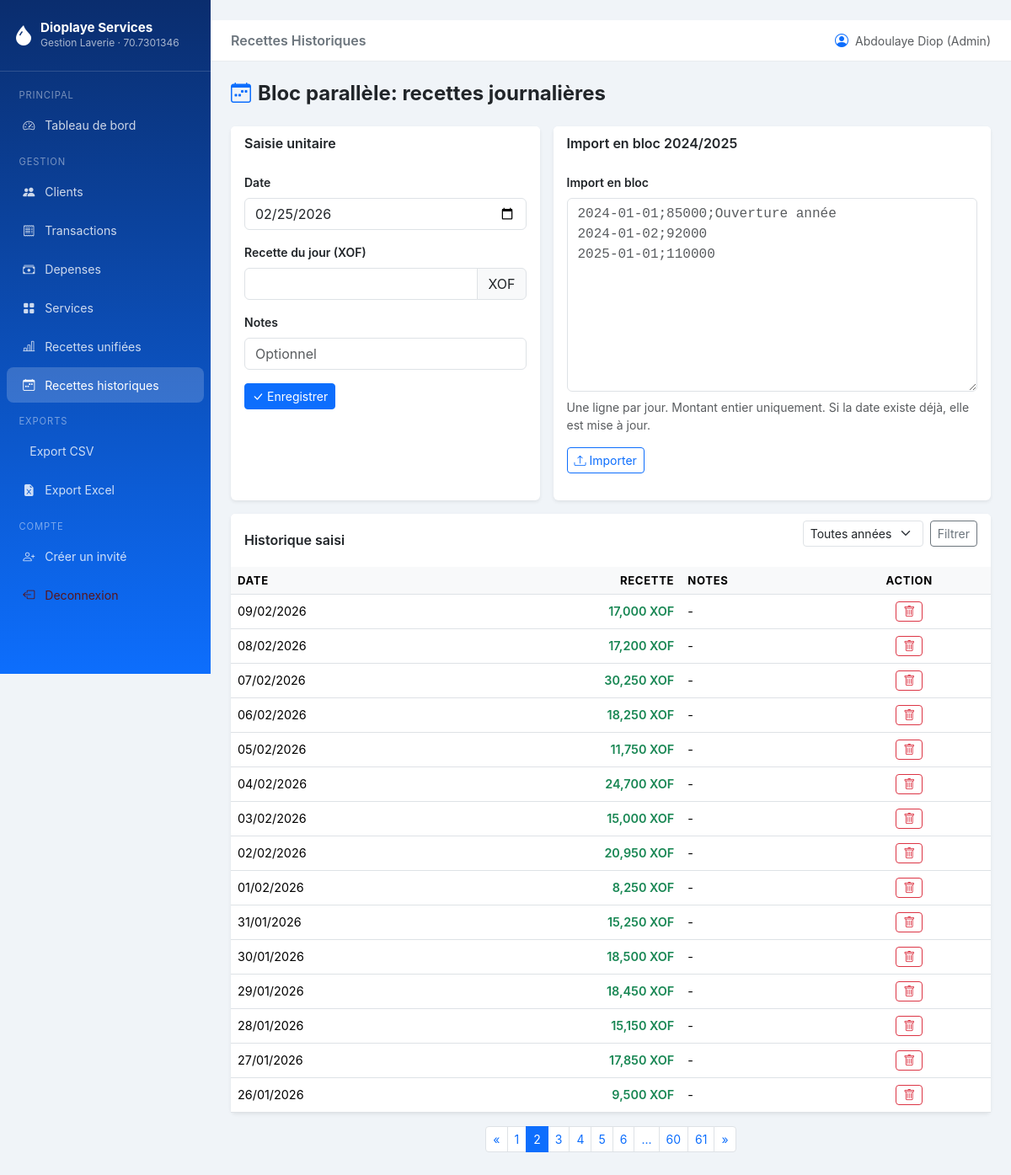
The page /recettes-historiques/?page=2 (signed in) on the database its author committed.
### models.py (models this page shows, shortened)
class User(UserMixin, db.Model):
    __tablename__ = "users"
    id = db.Column(db.Integer, primary_key=True)
    username = db.Column(db.String(64), unique=True, nullable=False)
    email = db.Column(db.String(120), unique=True, nullable=False)
    password_hash = db.Column(db.String(256), nullable=False)
    role = db.Column(db.String(20), nullable=False, default="invite")
    is_active = db.Column(db.Boolean, default=True)
    created_at = db.Column(db.DateTime, default=datetime.utcnow)
    @property
    def is_admin(self) -> bool:
        return (self.role or "").lower() == "admin"

class RecetteJournaliereHistorique(db.Model):
    __tablename__ = "recettes_journalieres_historiques"
    id = db.Column(db.Integer, primary_key=True)
    date_recette = db.Column(db.Date, nullable=False, unique=True, index=True)
    montant = db.Column(db.Integer, nullable=False, default=0)
    notes = db.Column(db.String(300), nullable=True)
    created_at = db.Column(db.DateTime, default=datetime.utcnow)

### routes/recettes_historiques.py (the view)
@recettes_historiques_bp.route("/")
@login_required
@require_admin
def index():
    form = RecetteHistoriqueForm()
    import_form = ImportRecettesForm()
    page = request.args.get("page", 1, type=int)
    annee = request.args.get("annee", type=int)
    query = RecetteJournaliereHistorique.query
    if annee:
        query = query.filter(extract("year", RecetteJournaliereHistorique.date_recette) == annee)
    pagination = query.order_by(RecetteJournaliereHistorique.date_recette.desc()).paginate(
        page=page, per_page=Config.ITEMS_PER_PAGE, error_out=False
    )
    annees = [
        int(value)
        for (value,) in db.session.query(
            extract("year", RecetteJournaliereHistorique.date_recette)
        ).distinct().order_by(extract("year", RecetteJournaliereHistorique.date_recette).desc()).all()
        if value is not None
    ]
    return render_template(
        "recettes_historiques/index.html",
        form=form,
        import_form=import_form,
        recettes=pagination.items,
        pagination=pagination,
        annee=annee,
        annees=annees,
    )

### routes/recettes_historiques.py
class RecetteHistoriqueForm(FlaskForm):
    date_recette = DateField("Date", default=date.today, validators=[DataRequired()])
    montant = IntegerField(
        "Recette du jour (XOF)",
        validators=[DataRequired(), NumberRange(min=0)],
        filters=[_normalize_integer],
    )
    notes = StringField("Notes", validators=[Optional(), Length(max=300)])
    submit = SubmitField("Enregistrer / Mettre à jour")

class ImportRecettesForm(FlaskForm):
    lignes = TextAreaField(
        "Import en bloc",
        validators=[DataRequired()],
        description="Format: YYYY-MM-DD;montant;notes (notes optionnelles).",
    )
    submit = SubmitField("Importer")

### routes/__init__.py (called while the page is built)
def require_admin(view_func):
    @wraps(view_func)
    def wrapped(*args, **kwargs):
        if not getattr(current_user, "is_admin", False):
            flash("Action réservée à l'administrateur général.", "danger")
            return redirect(url_for("dashboard.index"))
        return view_func(*args, **kwargs)
    return wrapped

### routes/recettes_historiques.py (called while the page is built)
def _normalize_integer(value):
    if isinstance(value, str):
        return value.strip().replace(" ", "")
    return value

### templates/recettes_historiques/index.html (shortened to what this page needs)
{% extends "base.html" %}
{% block page_title %}Recettes Historiques{% endblock %}
{% block content %}
<div class="d-flex justify-content-between align-items-center mb-4">
  <h4 class="fw-bold mb-0"><i class="bi bi-calendar-week text-primary me-2"></i>Bloc parallèle: recettes journalières</h4>
</div>
<div class="row g-3 mb-3">
  <div class="col-lg-5">
    <div class="card border-0 shadow-sm h-100">
      <div class="card-header bg-white border-0 fw-semibold">Saisie unitaire</div>
      <div class="card-body">
        <form method="POST" action="{{ url_for('recettes_historiques.add') }}">
          <div class="mb-3">
            {{ form.date_recette.label(class="form-label fw-semibold small") }}
            {{ form.date_recette(class="form-control" + (" is-invalid" if form.date_recette.errors else "")) }}
          </div>
          <div class="mb-3">
            {{ form.montant.label(class="form-label fw-semibold small") }}
            <div class="input-group">
              {{ form.montant(class="form-control" + (" is-invalid" if form.montant.errors else ""), min=0, step=1) }}
              <span class="input-group-text">XOF</span>
            </div>
          </div>
          <div class="mb-3">
            {{ form.notes.label(class="form-label fw-semibold small") }}
            {{ form.notes(class="form-control", placeholder="Optionnel") }}
          </div>
          <button type="submit" class="btn btn-primary btn-sm">
            <i class="bi bi-check-lg me-1"></i>Enregistrer
          </button>
        </form>
      </div>
    </div>
  </div>
  <div class="col-lg-7">
    <div class="card border-0 shadow-sm h-100">
      <div class="card-header bg-white border-0 fw-semibold">Import en bloc 2024/2025</div>
      <div class="card-body">
        <form method="POST" action="{{ url_for('recettes_historiques.importer') }}">
          <label class="form-label fw-semibold small">{{ import_form.lignes.label.text }}</label>
          {{ import_form.lignes(
              class="form-control font-monospace",
              rows="9",
              placeholder="2024-01-01;85000;Ouverture année\n2024-01-02;92000\n2025-01-01;110000"
            )
          }}
          <div class="form-text mt-2">Une ligne par jour. Montant entier uniquement. Si la date existe déjà, elle est mise à jour.</div>
          <button type="submit" class="btn btn-outline-primary btn-sm mt-3">
            <i class="bi bi-upload me-1"></i>Importer
          </button>
        </form>
      </div>
    </div>
  </div>
</div>
<div class="card border-0 shadow-sm">
  <div class="card-header bg-white border-0 d-flex justify-content-between align-items-center">
    <span class="fw-semibold">Historique saisi</span>
    <form method="GET" class="d-flex gap-2">
      <select name="annee" class="form-select form-select-sm">
        <option value="">Toutes années</option>
      </select>
      <button class="btn btn-outline-secondary btn-sm">Filtrer</button>
    </form>
  </div>
  <div class="card-body p-0">
    <div class="table-responsive">
      <table class="table table-hover mb-0">
        <thead>
          <tr>
            <th>Date</th>
            <th class="text-end">Recette</th>
            <th>Notes</th>
            <th class="text-center">Action</th>
          </tr>
        </thead>
        <tbody>
          {% for r in recettes %}
          <tr>
            <td>{{ r.date_recette.strftime("%d/%m/%Y") }}</td>
            <td class="text-end fw-semibold text-success">{{ "{:,.0f}".format(r.montant) }} XOF</td>
            <td>{{ r.notes or "-" }}</td>
            <td class="text-center">
              <form method="POST" action="{{ url_for('recettes_historiques.delete', entry_id=r.id) }}" class="d-inline">
                <button type="submit" class="btn btn-outline-danger btn-sm"
                        onclick="return confirm('Supprimer cette recette historique ?');">
                  <i class="bi bi-trash"></i>
                </button>
              </form>
            </td>
          </tr>
          {% else %}
          <tr>
            <td colspan="4" class="text-center text-muted py-4">Aucune recette historique saisie.</td>
          </tr>
          {% endfor %}
        </tbody>
      </table>
    </div>
  </div>
</div>
{% if pagination.pages > 1 %}
<nav class="mt-3">
  <ul class="pagination pagination-sm justify-content-center">
    {% if pagination.has_prev %}
    <li class="page-item">
      <a class="page-link" href="{{ url_for('recettes_historiques.index', page=pagination.prev_num, annee=annee) }}">&laquo;</a>
    </li>
    {% endif %}
    {% for p in pagination.iter_pages() %}
    <li class="page-item {% if p == pagination.page %}active{% endif %}">
      {% if p %}
      <a class="page-link" href="{{ url_for('recettes_historiques.index', page=p, annee=annee) }}">{{ p }}</a>
      {% else %}
      <span class="page-link">...</span>
      {% endif %}
    </li>
    {% endfor %}
    {% if pagination.has_next %}
    <li class="page-item">
      <a class="page-link" href="{{ url_for('recettes_historiques.index', page=pagination.next_num, annee=annee) }}">&raquo;</a>
    </li>
    {% endif %}
  </ul>
</nav>
{% endif %}
{% endblock %}

### templates/base.html (shortened to what this page needs)
﻿<!DOCTYPE html>
<html lang="fr">
<head>
  <link rel="stylesheet" href="https://cdn.jsdelivr.net/npm/bootstrap@5.3.3/dist/css/bootstrap.min.css">
  <link rel="stylesheet" href="https://cdn.jsdelivr.net/npm/bootstrap-icons@1.11.3/font/bootstrap-icons.css">
  <link rel="stylesheet" href="{{ url_for('static', filename='css/main.css') }}">
</head>
<body>
{% if current_user.is_authenticated %}
<nav id="sidebar">
  <div class="brand">
    <div class="d-flex align-items-center gap-2">
      <i class="bi bi-droplet-fill fs-4 text-white"></i>
      <div>
        <h5>{{ config.get('LAVERIE_NOM', 'Dioplaye Services') }}</h5>
        <small>Gestion Laverie · {{ config.get('LAVERIE_TELEPHONE', '-') }}</small>
      </div>
    </div>
  </div>
  <ul class="nav flex-column mt-2">
    <li class="nav-section">Principal</li>
    <li class="nav-item">
      <a class="nav-link {% if request.endpoint == 'dashboard.index' %}active{% endif %}"
         href="{{ url_for('dashboard.index') }}">
        <i class="bi bi-speedometer2"></i> Tableau de bord
      </a>
    </li>
    <li class="nav-section">Gestion</li>
    <li class="nav-item">
      <a class="nav-link {% if request.blueprint == 'clients' %}active{% endif %}"
         href="{{ url_for('clients.index') }}">
        <i class="bi bi-people-fill"></i> Clients
      </a>
    </li>
    <li class="nav-item">
      <a class="nav-link {% if request.blueprint == 'transactions' %}active{% endif %}"
         href="{{ url_for('transactions.index') }}">
        <i class="bi bi-receipt"></i> Transactions
      </a>
    </li>
    <li class="nav-item">
      <a class="nav-link {% if request.blueprint == 'depenses' %}active{% endif %}"
         href="{{ url_for('depenses.index') }}">
        <i class="bi bi-cash-stack"></i> Depenses
      </a>
    </li>
    <li class="nav-item">
      <a class="nav-link {% if request.blueprint == 'services' %}active{% endif %}"
         href="{{ url_for('services.index') }}">
        <i class="bi bi-grid-fill"></i> Services
      </a>
    </li>
    <li class="nav-item">
      <a class="nav-link {% if request.endpoint == 'recettes_historiques.unifiees' %}active{% endif %}"
         href="{{ url_for('recettes_historiques.unifiees') }}">
        <i class="bi bi-bar-chart-line"></i> Recettes unifiées
      </a>
    </li>
    {% if current_user.is_admin %}
    <li class="nav-item">
      <a class="nav-link {% if request.blueprint == 'recettes_historiques' and request.endpoint != 'recettes_historiques.unifiees' %}active{% endif %}"
         href="{{ url_for('recettes_historiques.index') }}">
        <i class="bi bi-calendar-week"></i> Recettes historiques
      </a>
    </li>
    {% endif %}
    <li class="nav-section">Exports</li>
    <li class="nav-item">
      <a class="nav-link" href="{{ url_for('exports.transactions_csv') }}">
         Export CSV
      </a>
    </li>
    <li class="nav-item">
      <a class="nav-link" href="{{ url_for('exports.transactions_excel') }}">
        <i class="bi bi-file-earmark-excel-fill"></i> Export Excel
      </a>
    </li>
    <li class="nav-section mt-auto">Compte</li>
    {% if current_user.is_admin %}
    <li class="nav-item">
      <a class="nav-link" href="{{ url_for('auth.create_invite') }}">
        <i class="bi bi-person-plus"></i> Créer un invité
      </a>
    </li>
    {% endif %}
    <li class="nav-item">
      <a class="nav-link text-danger-emphasis" href="{{ url_for('auth.logout') }}">
        <i class="bi bi-box-arrow-left"></i> Deconnexion
      </a>
    </li>
  </ul>
</nav>
{% endif %}
<div id="main-content">
  {% if current_user.is_authenticated %}
  <div class="topbar d-flex align-items-center justify-content-between">
    <div class="d-flex align-items-center gap-3">
      <span class="fw-semibold text-secondary">{% block page_title %}{% endblock %}</span>
    </div>
    <div class="d-flex align-items-center gap-2">
      <i class="bi bi-person-circle text-primary"></i>
      <small class="text-muted">
        {{ current_user.username }}{% if current_user.is_admin %} (Admin){% else %} (Invité){% endif %}
      </small>
    </div>
  </div>
  {% endif %}
  <div class="page-content">
    {% block content %}{% endblock %}
  </div>
</div>
</body>
</html>

### static/css/main.css (style rules this page uses)
:root { --sidebar-width: 250px; --primary: #0d6efd; --success: #198754; }
body { background: #f0f4f8; font-family: 'Inter', sans-serif; }
#sidebar { width: var(--sidebar-width); min-height: 100vh; background: linear-gradient(180deg, #0a2d6e 0%, #0d6efd 100%); position: fixed; top: 0; left: 0; z-index: 100; transition: transform 0.3s ease; }
#sidebar .brand { padding: 1.5rem 1rem; border-bottom: 1px solid rgba(255,255,255,.15); }
#sidebar .brand h5 { color: #fff; font-weight: 700; margin: 0; font-size: .95rem; }
#sidebar .brand small { color: rgba(255,255,255,.65); font-size: .75rem; }
#sidebar .nav-link { color: rgba(255,255,255,.8); padding: .65rem 1.2rem; border-radius: 8px; margin: 2px 8px; transition: all .2s; font-size: .88rem; }
#sidebar .nav-link:hover, #sidebar .nav-link.active { background: rgba(255,255,255,.18); color: #fff; }
#sidebar .nav-link i { width: 20px; text-align: center; margin-right: 8px; }
#sidebar .nav-section { font-size: .7rem; text-transform: uppercase; letter-spacing: .08em; color: rgba(255,255,255,.45); padding: .75rem 1.4rem .25rem; }
#main-content { margin-left: var(--sidebar-width); min-height: 100vh; }
.topbar { background: #fff; border-bottom: 1px solid #e9ecef; padding: .75rem 1.5rem; position: sticky; top: 0; z-index: 50; }
.page-content { padding: 1.5rem; }
.table thead th { background: #f8f9fa; font-size: .82rem; text-transform: uppercase; letter-spacing: .05em; }
.table td { vertical-align: middle; font-size: .9rem; }

### templates/base.html (style rules this page uses)
:root { --sidebar-width: 250px; --primary: #0d6efd; --success: #198754; }
body { background: #f0f4f8; font-family: 'Inter', sans-serif; }
#sidebar { width: var(--sidebar-width); min-height: 100vh; background: linear-gradient(180deg, #0a2d6e 0%, #0d6efd 100%); position: fixed; top: 0; left: 0; z-index: 100; transition: transform 0.3s ease; }
#sidebar .brand { padding: 1.5rem 1rem; border-bottom: 1px solid rgba(255,255,255,.15); }
#sidebar .brand h5 { color: #fff; font-weight: 700; margin: 0; font-size: .95rem; }
#sidebar .brand small { color: rgba(255,255,255,.65); font-size: .75rem; }
#sidebar .nav-link { color: rgba(255,255,255,.8); padding: .65rem 1.2rem; border-radius: 8px; margin: 2px 8px; transition: all .2s; font-size: .88rem; }
#sidebar .nav-link:hover, #sidebar .nav-link.active { background: rgba(255,255,255,.18); color: #fff; }
#sidebar .nav-link i { width: 20px; text-align: center; margin-right: 8px; }
#sidebar .nav-section { font-size: .7rem; text-transform: uppercase; letter-spacing: .08em; color: rgba(255,255,255,.45); padding: .75rem 1.4rem .25rem; }
#main-content { margin-left: var(--sidebar-width); min-height: 100vh; }
.topbar { background: #fff; border-bottom: 1px solid #e9ecef; padding: .75rem 1.5rem; position: sticky; top: 0; z-index: 50; }
.page-content { padding: 1.5rem; }
.table thead th { background: #f8f9fa; font-size: .82rem; text-transform: uppercase; letter-spacing: .05em; }
.table td { vertical-align: middle; font-size: .9rem; }

### rows shown on the page
User: username "Abdoulaye Diop"
RecetteJournaliereHistorique: date_recette "09/02/2026", montant "17,000", notes "-"
RecetteJournaliereHistorique: date_recette "08/02/2026", montant "17,200", notes "-"
RecetteJournaliereHistorique: date_recette "07/02/2026", montant "30,250", notes "-"
RecetteJournaliereHistorique: date_recette "06/02/2026", montant "18,250", notes "-"
RecetteJournaliereHistorique: date_recette "05/02/2026", montant "11,750", notes "-"
RecetteJournaliereHistorique: date_recette "04/02/2026", montant "24,700", notes "-"
RecetteJournaliereHistorique: date_recette "03/02/2026", montant "15,000", notes "-"
RecetteJournaliereHistorique: date_recette "02/02/2026", montant "20,950", notes "-"
RecetteJournaliereHistorique: date_recette "01/02/2026", montant "8,250", notes "-"
RecetteJournaliereHistorique: date_recette "31/01/2026", montant "15,250", notes "-"
RecetteJournaliereHistorique: date_recette "30/01/2026", montant "18,500", notes "-"
RecetteJournaliereHistorique: date_recette "29/01/2026", montant "18,450", notes "-"
RecetteJournaliereHistorique: date_recette "28/01/2026", montant "15,150", notes "-"
RecetteJournaliereHistorique: date_recette "27/01/2026", montant "17,850", notes "-"
RecetteJournaliereHistorique: date_recette "26/01/2026", montant "9,500", notes "-"

### other values the page prints
{{ config.get('LAVERIE_NOM', 'Dioplaye Services') }} "Dioplaye Services"
{{ config.get('LAVERIE_TELEPHONE', '-') }} "70.7301346"
{{ import_form.lignes.label.text }} "Import en bloc"
{{ p }} "1" "2" "3" "4" "5" "6" "60" "61"
